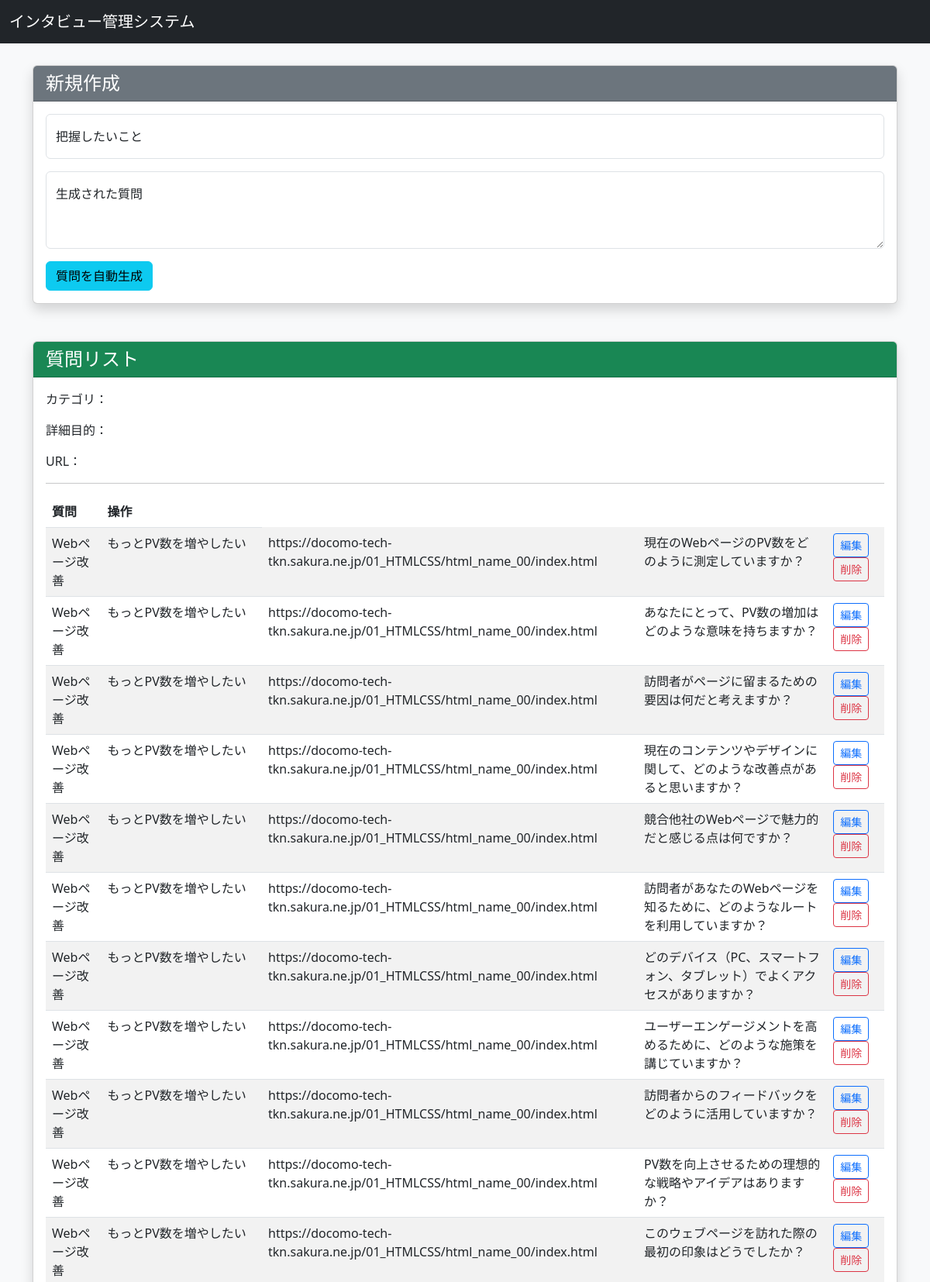
The app's page /interviewtool_question_old.php (signed in, upper part) with its own data.
### tables this page shows
CREATE TABLE `question_table` (
  `question_id` int(8) NOT NULL,
  `category_id` int(8) NOT NULL,
  `question_text` longtext NOT NULL,
  `delete_flg` tinyint(4) DEFAULT NULL,
  `created_at` timestamp NOT NULL DEFAULT current_timestamp(),
  `deleted_at` int(11) DEFAULT NULL
);

CREATE TABLE `category_type_table` (
  `category_type_id` int(11) NOT NULL,
  `category_type` text NOT NULL
);

CREATE TABLE `category_table` (
  `category_id` int(8) NOT NULL,
  `category_type_id` int(11) NOT NULL,
  `service_name` text DEFAULT NULL,
  `description` text DEFAULT NULL,
  `service_url` text DEFAULT NULL,
  `created_at` timestamp NOT NULL DEFAULT current_timestamp(),
  `deleted_at` timestamp NULL DEFAULT NULL,
  `user_id` int(8) NOT NULL
);

### funcs.php (called while the page is built, shortened)
<?php
function h($str)
{
    return htmlspecialchars($str, ENT_QUOTES);
}

### interviewtool_question_old.php (the view, shortened to what this page needs)
<?php
include("funcs.php");
$pdo = db_conn();
$generated_question = "";
$purpose = "";
$sql_select_category = "SELECT ct.category_type, q.question_text, c.description, c.service_url, q.delete_flg, c.user_id, q.question_id, c.category_id, ct.category_type_id FROM question_table q INNER JOIN category_table c ON q.category_id = c.category_id INNER JOIN category_type_table ct ON c.category_type_id = ct.category_type_id;";
$stmt = $pdo->prepare($sql_select_category);
$status = $stmt->execute();
$values =  $stmt->fetchAll(PDO::FETCH_ASSOC);
?>
<!DOCTYPE html>
<html lang="ja">
<head>
  <link href="https://cdn.jsdelivr.net/npm/bootstrap@5.3.0/dist/css/bootstrap.min.css" rel="stylesheet">
</head>
<header>
  <nav class="navbar navbar-expand-lg navbar-dark bg-dark fixed-top">
    <div class="container-fluid">
      <a class="navbar-brand" href="#">インタビュー管理システム</a>
    </div>
  </nav>
</header>
<body class="bg-light">
  <div class="container mt-4">
    <div class="card mb-5 shadow">
      <div class="card-header bg-secondary text-white">
        <h2 class="h4 mb-0">新規作成</h2>
      </div>
      <div class="card-body">
        <form method="POST" action="" id="questionForm">
          <div class="form-floating mb-3">
            <input type="text" class="form-control" id="purpose" name="purpose" placeholder="把握したいこと" value="<?= h($purpose) ?>">
            <label for="purpose">把握したいこと</label>
          </div>
          <div class="form-floating mb-3">
            <textarea class="form-control" id="question" name="question" style="height: 100px" placeholder="質問"><?= h($generated_question) ?></textarea>
            <label for="question">生成された質問</label>
          </div>
          <button type="submit" class="btn btn-info" name="generate">質問を自動生成</button>
        </form>
      </div>
    </div>
    <div class="card shadow">
      <div class="card-header bg-success text-white">
        <h2 class="h4 mb-0">質問リスト</h2>
      </div>
      <div class="card-body">
        <p><span class="font-weight-bold">カテゴリ</span>：<?= h($values["category_type"]) ?></p>
        <p><span class="font-weight-bold">詳細目的</span>：<?= h($values["description"]) ?></p>
        <p><span class="font-weight-bold">URL</span>：<?= h($values["service_url"]) ?></p>
        <hr>
        <div class="table-responsive">
          <table class="table table-striped table-hover">
            <thead>
              <tr>
                <th>質問</th>
                <th>操作</th>
              </tr>
            </thead>
            <tbody>
              <?php foreach ($values as $v) { ?>
                <tr>
                  <td><?= h($v["category_type"]) ?></td>
                  <td><?= h($v["description"]) ?></td>
                  <td><?= h($v["service_url"]) ?></td>
                  <td><?= h($v["question_text"]) ?></td>
                  <td>
                    <a href="interview_question_edit.php?question_id=<?= h($v["question_id"]) ?>" class="btn btn-sm btn-outline-primary">編集</a>
                    <?php if ($v["delete_flg"] == 1) { ?>
                      <a href="interview_question_undelete.php?question_id=<?= h($v["question_id"]) ?>" class="btn btn-sm btn-outline-dark">元に戻す</a>
                    <?php } else { ?>
                      <a href="interview_question_delete.php?question_id=<?= h($v["question_id"]) ?>" class="btn btn-sm btn-outline-danger">削除</a>
                    <?php } ?>
                  </td>
                </tr>
              <?php } ?>
            </tbody>
          </table>
        </div>
      </div>
    </div>
  </div>
</body>
</html>

### interviewtool_question_old.php (style rules this page uses)
body { padding-top: 60px; }

### records on screen
question_table: category_type_table.category_type "Webページ改善", category.description "もっとPV数を増やしたい", category.service_url "https://docomo-tech-tkn.sakura.ne.jp/01_HTMLCSS/html_name_00/index.html", question_text "現在のWebページのPV数をどのように測定していますか？"
question_table: category_type_table.category_type "Webページ改善", category.description "もっとPV数を増やしたい", category.service_url "https://docomo-tech-tkn.sakura.ne.jp/01_HTMLCSS/html_name_00/index.html", question_text "あなたにとって、PV数の増加はどのような意味を持ちますか？"
question_table: category_type_table.category_type "Webページ改善", category.description "もっとPV数を増やしたい", category.service_url "https://docomo-tech-tkn.sakura.ne.jp/01_HTMLCSS/html_name_00/index.html", question_text "訪問者がページに留まるための要因は何だと考えますか？"
question_table: category_type_table.category_type "Webページ改善", category.description "もっとPV数を増やしたい", category.service_url "https://docomo-tech-tkn.sakura.ne.jp/01_HTMLCSS/html_name_00/index.html", question_text "現在のコンテンツやデザインに関して、どのような改善点があると思いますか？"
question_table: category_type_table.category_type "Webページ改善", category.description "もっとPV数を増やしたい", category.service_url "https://docomo-tech-tkn.sakura.ne.jp/01_HTMLCSS/html_name_00/index.html", question_text "競合他社のWebページで魅力的だと感じる点は何ですか？"
question_table: category_type_table.category_type "Webページ改善", category.description "もっとPV数を増やしたい", category.service_url "https://docomo-tech-tkn.sakura.ne.jp/01_HTMLCSS/html_name_00/index.html", question_text "訪問者があなたのWebページを知るために、どのようなルートを利用していますか？"
question_table: category_type_table.category_type "Webページ改善", category.description "もっとPV数を増やしたい", category.service_url "https://docomo-tech-tkn.sakura.ne.jp/01_HTMLCSS/html_name_00/index.html", question_text "どのデバイス（PC、スマートフォン、タブレット）でよくアクセスがありますか？"
question_table: category_type_table.category_type "Webページ改善", category.description "もっとPV数を増やしたい", category.service_url "https://docomo-tech-tkn.sakura.ne.jp/01_HTMLCSS/html_name_00/index.html", question_text "ユーザーエンゲージメントを高めるために、どのような施策を講じていますか？"
question_table: category_type_table.category_type "Webページ改善", category.description "もっとPV数を増やしたい", category.service_url "https://docomo-tech-tkn.sakura.ne.jp/01_HTMLCSS/html_name_00/index.html", question_text "訪問者からのフィードバックをどのように活用していますか？"
question_table: category_type_table.category_type "Webページ改善", category.description "もっとPV数を増やしたい", category.service_url "https://docomo-tech-tkn.sakura.ne.jp/01_HTMLCSS/html_name_00/index.html", question_text "PV数を向上させるための理想的な戦略やアイデアはありますか？"
question_table: category_type_table.category_type "Webページ改善", category.description "もっとPV数を増やしたい", category.service_url "https://docomo-tech-tkn.sakura.ne.jp/01_HTMLCSS/html_name_00/index.html", question_text "このウェブページを訪れた際の最初の印象はどうでしたか？"
